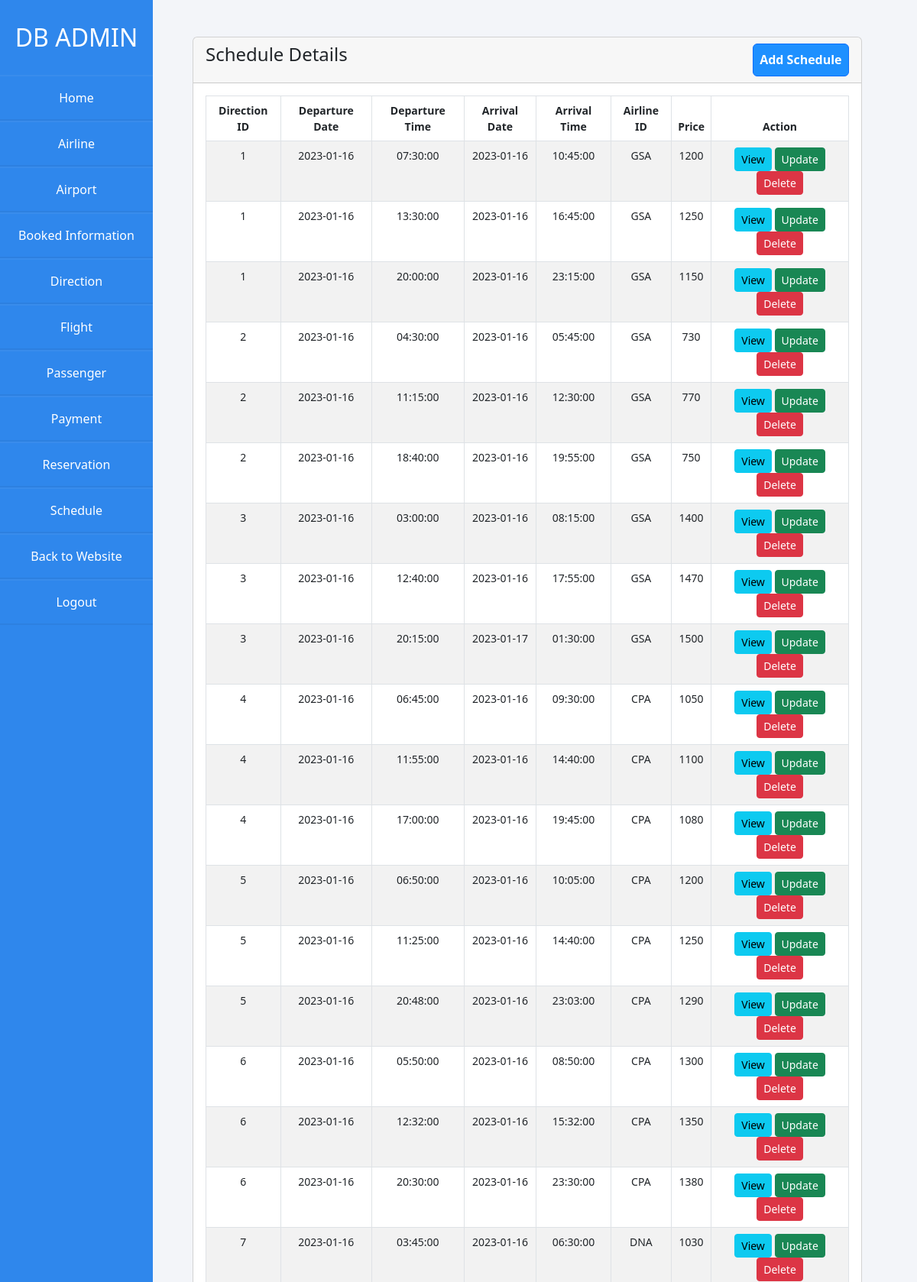
The app's page /Airlines/admin/schedule.php (upper part) with its own data.
### tables this page shows
CREATE TABLE `schedule` (
  `schedule_id` int(10) NOT NULL,
  `direction_id` int(7) NOT NULL,
  `departure_date` date NOT NULL,
  `departure_time` time NOT NULL,
  `arrival_date` date NOT NULL,
  `arrival_time` time NOT NULL,
  `airline_id` char(3) NOT NULL,
  `price` int(11) NOT NULL
);

### Airlines/admin/schedule.php (the view, shortened to what this page needs)
<?php
  require 'dbcon.php';
?>
<!doctype html>
<html lang="en">
  <head>
    <link href="https://cdn.jsdelivr.net/npm/bootstrap@5.2.0-beta1/dist/css/bootstrap.min.css" rel="stylesheet">
    <link rel="stylesheet" href="css/styles.css">
  </head>
  <body>
    <div class="wrapper">
      <div class="sidebar">
        <h2>DB Admin</h2>
        <li><a href="admin.php">Home</a></li>
        <li><a href="airline.php">Airline</a></li>
        <li><a href="airport.php">Airport</a></li>
        <li><a href="booked-information.php">Booked Information</a></li>
        <li><a href="direction.php">Direction</a></li>
        <li><a href="flight.php">Flight</a></li>
        <li><a href="passenger.php">Passenger</a></li>
        <li><a href="payment.php">Payment</a></li>
        <li><a href="reservation.php">Reservation</a></li>
        <li><a href="schedule.php">Schedule</a></li>
        <li><a href="../home.php"> Back to Website</a></li>
        <li><a href="logout-admin.php"> Logout</a></li>
      </div>
    </div>
    <div class="container mt-5">
      <div class="row">
        <div class="col-md-12">
          <div class="card">
            <div class="card-header">
              <h4>Schedule Details
                <a href="schedule-create.php" class="btn btn-primary float-end">Add Schedule</a>
              </h4>
            </div>
            <div class="card-body">
              <table class="table table-bordered table-striped">
                  <thead>
                      <tr>
                        <th>Direction ID</th>
                        <th>Departure Date</th>
                        <th>Departure Time</th>
                        <th>Arrival Date</th>
                        <th>Arrival Time</th>
                        <th>Airline ID</th>
                        <th>Price</th>
                        <th>Action</th>
                      </tr>
                  </thead>
                  <tbody>
                    <?php
                      $query = "SELECT * FROM schedule";
                      $query_run = mysqli_query($con, $query);
                      if(mysqli_num_rows($query_run) > 0){
                        foreach($query_run as $schedule){
                          ?>
                          <tr>
                            <td><?= $schedule['direction_id']; ?></td>
                            <td><?= $schedule['departure_date']; ?></td>
                            <td><?= $schedule['departure_time']; ?></td>
                            <td><?= $schedule['arrival_date']; ?></td>
                            <td><?= $schedule['arrival_time']; ?></td>
                            <td><?= $schedule['airline_id']; ?></td>
                            <td><?= $schedule['price']; ?></td>
                            <td>
                              <a href="schedule-view.php?schedule_id=<?= $schedule['schedule_id']; ?>" class="btn btn-info btn-sm">View</a>
                              <a href="schedule-update.php?schedule_id=<?= $schedule['schedule_id']; ?>" class="btn btn-success btn-sm">Update</a>
                              <form action="code.php" method='POST' class="d-inline">
                                <button type="submit" name="delete_schedule" value="<?=$schedule['schedule_id']; ?>" class="btn btn-danger btn-sm">Delete</a>
                              </form>
                            </td>
                          </tr>
                          <?php
                        }
                      }
                      else{
                        echo '<h5>No Record Found </h5>';
                      }
                    ?>
                  </tbody>
              </table>
            </div>
          </div>
        </div>
      </div>
    </div>
  </body>
</html>

### Airlines/admin/css/styles.css (style rules this page uses)
* { margin: 0; padding: 0; box-sizing: border-box; list-style: none; text-decoration: none; }
body { background: #f3f5f9; min-width: 960px; }
.wrapper { width: 20%; min-width: 200px; max-width: 250px; display: flex; position: relative; }
.container { max-width: 75%; margin-left: 20%; }
.wrapper .sidebar { position: fixed; width: 200px; height: 100%; background: rgb(47, 135, 236); padding: 30px 0; overflow-x: scroll; overflow-y: none; }
.wrapper .sidebar h2 { color: #fff; text-transform: uppercase; text-align: center; margin-bottom: 30px; }
.wrapper .sidebar li { padding: 1rem; border-bottom: 2.5px solid rgba(0, 0, 0, 0.05); border-top: 2.5px solid rgba(225, 225, 225, 0.05); }
.wrapper .sidebar li a { color: #fff; display: block; text-align: center; list-style: none; text-decoration: none; }
.row { --bs-gutter-x: 1.5rem; --bs-gutter-y: 0; display: flex; flex-wrap: wrap; margin-top: calc(-1 * var(--bs-gutter-y)); margin-right: calc(-.5 * var(--bs-gutter-x)); }
.card-header { padding: var(--bs-card-cap-padding-y) var(--bs-card-cap-padding-x); margin-bottom: 0; color: var(--bs-card-cap-color); background-color: var(--bs-card-cap-bg); border-bottom: var(--bs-card-border-width) solid var(--bs-card-border-color); }
.table { --bs-table-color: var(--bs-body-color); --bs-table-bg: transparent; --bs-table-border-color: var(--bs-border-color); --bs-table-accent-bg: transparent; --bs-table-striped-color: var(--bs-body-color); --bs-table-striped-bg: rgba(0, 0, 0, 0.05); --bs-table-active-color: var(--bs-body-color); --bs-table-active-bg: rgba(0, 0, 0, 0.1); --bs-table-hover-color: var(--bs-body-color); --bs-table-hover-bg: rgba(0, 0, 0, 0.075); width: 100%; font-size: 14px; text-align: center; margin-bottom: 1rem; color: var(--bs-table-color); vertical-align: top; border-color: var(--bs-table-border-color); }
.btn-primary { background-color: #1e90ff; padding: 1%; color: white; text-decoration: none; font-weight: bold; }

### records on screen
schedule: direction "1", departure_date "2023-01-16", departure_time "07:30:00", arrival_date "2023-01-16", arrival_time "10:45:00", airline "GSA", price "1200"
schedule: direction "1", departure_date "2023-01-16", departure_time "13:30:00", arrival_date "2023-01-16", arrival_time "16:45:00", airline "GSA", price "1250", $schedule['schedule_id'] 2 (drawn)
schedule: direction "1", departure_date "2023-01-16", departure_time "20:00:00", arrival_date "2023-01-16", arrival_time "23:15:00", airline "GSA", price "1150", $schedule['schedule_id'] 3 (drawn)
schedule: direction "2", departure_date "2023-01-16", departure_time "04:30:00", arrival_date "2023-01-16", arrival_time "05:45:00", airline "GSA", price "730", $schedule['schedule_id'] 4 (drawn)
schedule: direction "2", departure_date "2023-01-16", departure_time "11:15:00", arrival_date "2023-01-16", arrival_time "12:30:00", airline "GSA", price "770", $schedule['schedule_id'] 5 (drawn)
schedule: direction "2", departure_date "2023-01-16", departure_time "18:40:00", arrival_date "2023-01-16", arrival_time "19:55:00", airline "GSA", price "750", $schedule['schedule_id'] 6 (drawn)
schedule: direction "3", departure_date "2023-01-16", departure_time "03:00:00", arrival_date "2023-01-16", arrival_time "08:15:00", airline "GSA", price "1400", $schedule['schedule_id'] 7 (drawn)
schedule: direction "3", departure_date "2023-01-16", departure_time "12:40:00", arrival_date "2023-01-16", arrival_time "17:55:00", airline "GSA", price "1470", $schedule['schedule_id'] 8 (drawn)
schedule: direction "3", departure_date "2023-01-16", departure_time "20:15:00", arrival_date "2023-01-17", arrival_time "01:30:00", airline "GSA", price "1500", $schedule['schedule_id'] 9 (drawn)
schedule: direction "4", departure_date "2023-01-16", departure_time "06:45:00", arrival_date "2023-01-16", arrival_time "09:30:00", airline "CPA", price "1050", $schedule['schedule_id'] 10 (drawn)
schedule: direction "4", departure_date "2023-01-16", departure_time "11:55:00", arrival_date "2023-01-16", arrival_time "14:40:00", airline "CPA", price "1100", $schedule['schedule_id'] 11 (drawn)
schedule: direction "4", departure_date "2023-01-16", departure_time "17:00:00", arrival_date "2023-01-16", arrival_time "19:45:00", airline "CPA", price "1080", $schedule['schedule_id'] 12 (drawn)
schedule: direction "5", departure_date "2023-01-16", departure_time "06:50:00", arrival_date "2023-01-16", arrival_time "10:05:00", airline "CPA", price "1200", $schedule['schedule_id'] 13 (drawn)
schedule: direction "5", departure_date "2023-01-16", departure_time "11:25:00", arrival_date "2023-01-16", arrival_time "14:40:00", airline "CPA", price "1250", $schedule['schedule_id'] 14 (drawn)
schedule: direction "5", departure_date "2023-01-16", departure_time "20:48:00", arrival_date "2023-01-16", arrival_time "23:03:00", airline "CPA", price "1290", $schedule['schedule_id'] 15 (drawn)
schedule: direction "6", departure_date "2023-01-16", departure_time "05:50:00", arrival_date "2023-01-16", arrival_time "08:50:00", airline "CPA", price "1300", $schedule['schedule_id'] 16 (drawn)
schedule: direction "6", departure_date "2023-01-16", departure_time "12:32:00", arrival_date "2023-01-16", arrival_time "15:32:00", airline "CPA", price "1350", $schedule['schedule_id'] 17 (drawn)
schedule: direction "6", departure_date "2023-01-16", departure_time "20:30:00", arrival_date "2023-01-16", arrival_time "23:30:00", airline "CPA", price "1380", $schedule['schedule_id'] 18 (drawn)
schedule: direction "7", departure_date "2023-01-16", departure_time "03:45:00", arrival_date "2023-01-16", arrival_time "06:30:00", airline "DNA", price "1030", $schedule['schedule_id'] 19 (drawn)
